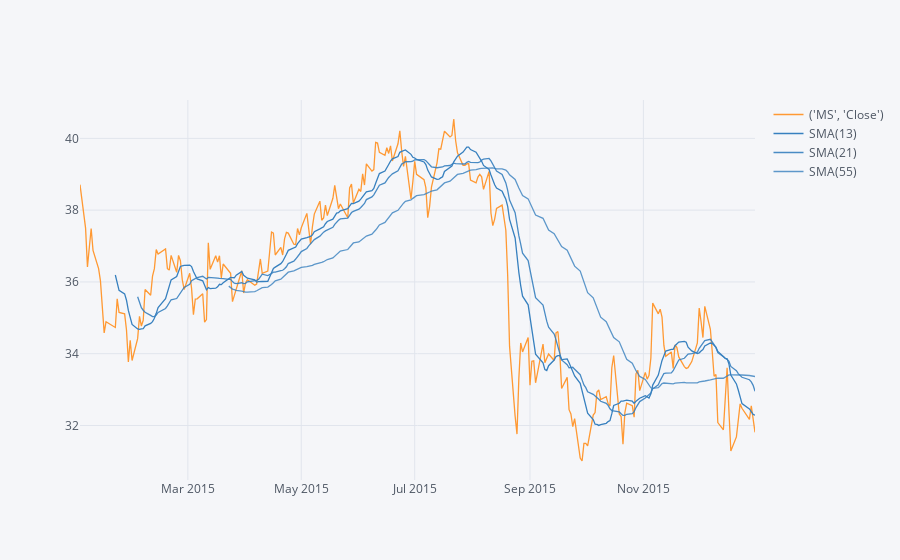

The notebook cell saved with this chart:
### Code cell
df.xs('2015').xs(('MS','Close'),axis=1).ta_plot(study='sma',periods=[13,21,55])

### Figure 1 — Plotly figure (JSON) as saved in the notebook; plotly's stock layout.template omitted (floating-point values rounded to 4 significant figures; data arrays with more than 128 entries replaced by an {"elided": "..."} marker saying what was removed)
{"data": [{"line": {"color": "rgba(255, 153, 51, 1.0)", "dash": "solid", "shape": "linear", "width": 1.3}, "mode": "lines", "name": "('MS', 'Close')", "text": "", "type": "scatter", "x": {"elided": "252 str values"}, "y": {"elided": "252 float values"}}, {"line": {"color": "rgba(55, 128, 191, 1.0)", "dash": "solid", "shape": "linear", "width": 1.3}, "mode": "lines", "name": "SMA(13)", "text": "", "type": "scatter", "x": {"elided": "252 str values"}, "y": {"elided": "252 mixed values"}}, {"line": {"color": "rgba(55, 128, 191, 0.8999999999999999)", "dash": "solid", "shape": "linear", "width": 1.3}, "mode": "lines", "name": "SMA(21)", "text": "", "type": "scatter", "x": {"elided": "252 str values"}, "y": {"elided": "252 mixed values"}}, {"line": {"color": "rgba(55, 128, 191, 0.7999999999999998)", "dash": "solid", "shape": "linear", "width": 1.3}, "mode": "lines", "name": "SMA(55)", "text": "", "type": "scatter", "x": {"elided": "252 str values"}, "y": {"elided": "252 mixed values"}}], "layout": {"legend": {"bgcolor": "#F5F6F9", "font": {"color": "#4D5663"}}, "paper_bgcolor": "#F5F6F9", "plot_bgcolor": "#F5F6F9", "title": {"font": {"color": "#4D5663"}}, "xaxis": {"gridcolor": "#E1E5ED", "showgrid": true, "tickfont": {"color": "#4D5663"}, "title": {"font": {"color": "#4D5663"}, "text": ""}, "zerolinecolor": "#E1E5ED"}, "yaxis": {"gridcolor": "#E1E5ED", "showgrid": true, "tickfont": {"color": "#4D5663"}, "title": {"font": {"color": "#4D5663"}, "text": ""}, "zerolinecolor": "#E1E5ED"}}}
